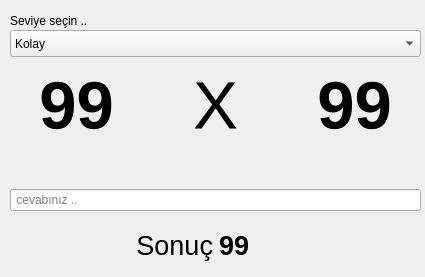
<?xml version="1.0" encoding="UTF-8"?>
<ui version="4.0">
 <class>mainForm</class>
 <widget class="QWidget" name="mainForm">
  <property name="windowModality">
   <enum>Qt::NonModal</enum>
  </property>
  <property name="geometry">
   <rect>
    <x>0</x>
    <y>0</y>
    <width>425</width>
    <height>277</height>
   </rect>
  </property>
  <property name="sizePolicy">
   <sizepolicy hsizetype="Preferred" vsizetype="Preferred">
    <horstretch>0</horstretch>
    <verstretch>0</verstretch>
   </sizepolicy>
  </property>
  <property name="maximumSize">
   <size>
    <width>425</width>
    <height>385</height>
   </size>
  </property>
  <property name="font">
   <font>
    <weight>50</weight>
    <bold>false</bold>
   </font>
  </property>
  <property name="windowTitle">
   <string>Çarpım Tablosu</string>
  </property>
  <widget class="QWidget" name="horizontalLayoutWidget">
   <property name="geometry">
    <rect>
     <x>10</x>
     <y>60</y>
     <width>411</width>
     <height>91</height>
    </rect>
   </property>
   <layout class="QHBoxLayout" name="horizontalLayout">
    <item>
     <widget class="QLabel" name="lbl_firstNo">
      <property name="font">
       <font>
        <pointsize>50</pointsize>
        <weight>75</weight>
        <bold>true</bold>
       </font>
      </property>
      <property name="text">
       <string>99</string>
      </property>
      <property name="alignment">
       <set>Qt::AlignCenter</set>
      </property>
     </widget>
    </item>
    <item>
     <widget class="QLabel" name="lblX">
      <property name="font">
       <font>
        <pointsize>50</pointsize>
       </font>
      </property>
      <property name="text">
       <string>X</string>
      </property>
      <property name="alignment">
       <set>Qt::AlignCenter</set>
      </property>
     </widget>
    </item>
    <item>
     <widget class="QLabel" name="lbl_secondNo">
      <property name="font">
       <font>
        <pointsize>50</pointsize>
        <weight>75</weight>
        <italic>false</italic>
        <bold>true</bold>
        <underline>false</underline>
        <strikeout>false</strikeout>
       </font>
      </property>
      <property name="text">
       <string>99</string>
      </property>
      <property name="alignment">
       <set>Qt::AlignCenter</set>
      </property>
     </widget>
    </item>
   </layout>
  </widget>
  <widget class="QWidget" name="horizontalLayoutWidget_3">
   <property name="geometry">
    <rect>
     <x>10</x>
     <y>160</y>
     <width>411</width>
     <height>80</height>
    </rect>
   </property>
   <layout class="QHBoxLayout" name="horizontalLayout_3">
    <item>
     <widget class="QLineEdit" name="txtSonuc">
      <property name="inputMethodHints">
       <set>Qt::ImhPreferNumbers</set>
      </property>
      <property name="placeholderText">
       <string> cevabınız ..</string>
      </property>
     </widget>
    </item>
   </layout>
  </widget>
  <widget class="QWidget" name="horizontalLayoutWidget_4">
   <property name="geometry">
    <rect>
     <x>10</x>
     <y>210</y>
     <width>411</width>
     <height>71</height>
    </rect>
   </property>
   <layout class="QHBoxLayout" name="horizontalLayout_4">
    <item>
     <widget class="QLabel" name="label_2">
      <property name="font">
       <font>
        <pointsize>20</pointsize>
       </font>
      </property>
      <property name="text">
       <string>Sonuç</string>
      </property>
      <property name="alignment">
       <set>Qt::AlignRight|Qt::AlignTrailing|Qt::AlignVCenter</set>
      </property>
      <property name="margin">
       <number>10</number>
      </property>
     </widget>
    </item>
    <item>
     <widget class="QLabel" name="lblSonuc">
      <property name="font">
       <font>
        <pointsize>20</pointsize>
        <weight>75</weight>
        <bold>true</bold>
       </font>
      </property>
      <property name="text">
       <string>99</string>
      </property>
      <property name="margin">
       <number>5</number>
      </property>
     </widget>
    </item>
   </layout>
  </widget>
  <widget class="QComboBox" name="comboBox">
   <property name="geometry">
    <rect>
     <x>10</x>
     <y>30</y>
     <width>411</width>
     <height>27</height>
    </rect>
   </property>
   <item>
    <property name="text">
     <string>Kolay</string>
    </property>
   </item>
   <item>
    <property name="text">
     <string>Orta</string>
    </property>
   </item>
   <item>
    <property name="text">
     <string>Zor</string>
    </property>
   </item>
   <item>
    <property name="text">
     <string>Çok Zor</string>
    </property>
   </item>
  </widget>
  <widget class="QLabel" name="label">
   <property name="geometry">
    <rect>
     <x>10</x>
     <y>10</y>
     <width>411</width>
     <height>21</height>
    </rect>
   </property>
   <property name="text">
    <string>Seviye seçin ..</string>
   </property>
  </widget>
 </widget>
 <resources/>
 <connections/>
</ui>
